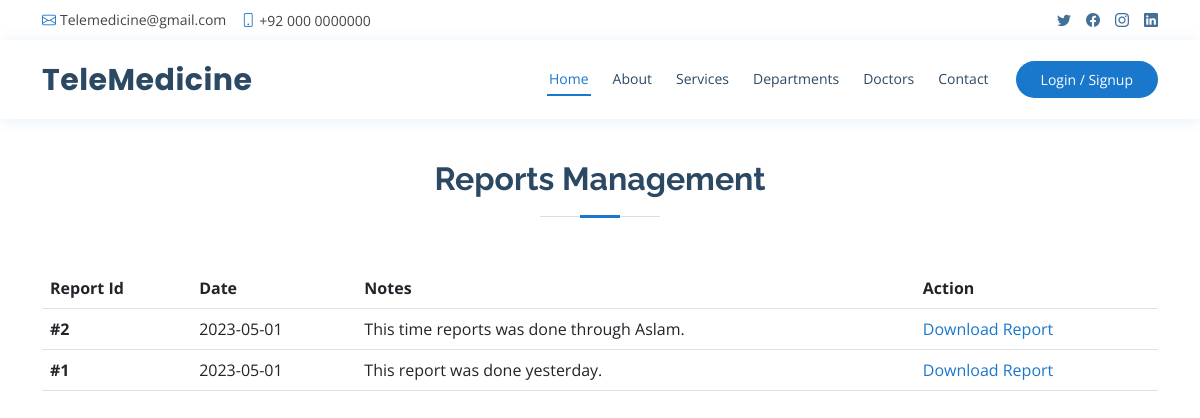
/manage-reports.php?appointment_id=2, run on the app's committed database.
### tables this page shows
CREATE TABLE `reports` (
  `id` int(11) NOT NULL,
  `date` varchar(1000) NOT NULL,
  `report_path` varchar(1000) NOT NULL,
  `notes` varchar(1000) NOT NULL,
  `appointment_id` int(11) NOT NULL
);

### manage-reports.php (the view, shortened to what this page needs)
<?php include"includes/parts/header.php"; ?>
	<main id="main">
    <section id="appointment" class="appointment"  style="margin-top: 100px;">
      <div class="container">
        <div class="section-title">
          <h2>Reports Management</h2>
        </div>
        <table class="table">
		   <thead>
			<tr>
			  <th scope="col">Report Id</th>
				<th scope="col">Date</th>
			<th scope="col">Notes</th>
			  <th scope="col">Action</th>
			</tr>
		  </thead>
		  <tbody>
			<?php
			include('includes/connect.php');
			$appointment_id=$_GET['appointment_id'];
			 $checksql="select * from reports where appointment_id='$appointment_id' order by id  DESC";
			$result=mysqli_query($conn,$checksql);
			$rowcount=mysqli_num_rows($result);
			if($rowcount>0){
			while($row = mysqli_fetch_array($result, MYSQLI_ASSOC)){
			?>
			<tr id="reportid<?php echo $row['appointment_id']; ?>">
			  <th scope="row">#<?php echo $row['id']; ?></th>
			  <td><?php echo $row['date']; ?></td>
			  <td><?php echo $row['notes']; ?></td>
			  <td><a href="includes/files/<?php echo $row['report_path']; ?>" target="_blank">Download Report</a></td>
			</tr>
			<?php
			}
			}else{
				?>
				<tr id="user<?php echo $row['user_id']; ?>">
					<td colspan="10" style="color:red; font-weight:bold">Records Not Found.</td>
				</tr>
				<?php
			}
			?>
		  </tbody>
		</table>
      </div>
    </section>
  </main>
</body>
</html>

### assets/css/style.css (style rules this page uses)
body { font-family: "Open Sans", sans-serif; color: #444444; }
a { color: #1977cc; text-decoration: none; }
h1, h2, h3, h4, h5, h6 { font-family: "Raleway", sans-serif; }
section { padding: 60px 0; overflow: hidden; }
.section-title { text-align: center; padding-bottom: 30px; }
.section-title h2 { font-size: 32px; font-weight: bold; margin-bottom: 20px; padding-bottom: 20px; position: relative; color: #2c4964; }
.section-title h2::before { content: ""; position: absolute; display: block; width: 120px; height: 1px; background: #ddd; bottom: 1px; left: calc(50% - 60px); }
.section-title h2::after { content: ""; position: absolute; display: block; width: 40px; height: 3px; background: #1977cc; bottom: 0; left: calc(50% - 20px); }

### data on the page
reports: id "2", date "2023-05-01", notes "This time reports was done through Aslam."
reports: id "1", date "2023-05-01", notes "This report was done yesterday."
